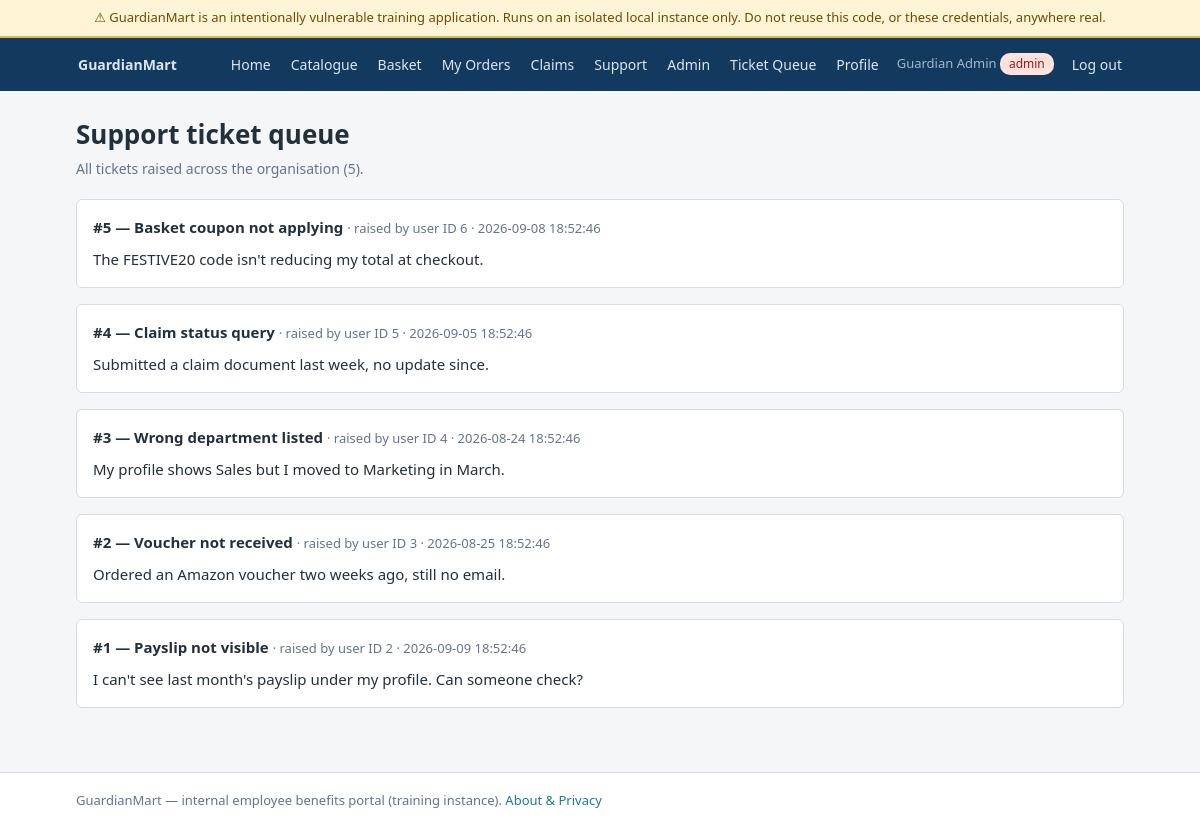
/support/admin (signed in), run on the app's committed database.
### tables this page shows
CREATE TABLE users (
            id INTEGER PRIMARY KEY AUTOINCREMENT,
            name TEXT NOT NULL,
            email TEXT NOT NULL UNIQUE,
            password TEXT NOT NULL,             -- plaintext, on purpose: A04 / A05a / A07a
            department TEXT,
            phone TEXT,
            role TEXT NOT NULL DEFAULT 'user'    -- 'user' or 'admin'
        );

CREATE TABLE tickets (
            id INTEGER PRIMARY KEY AUTOINCREMENT,
            user_id INTEGER NOT NULL,
            subject TEXT,
            message TEXT,                         -- rendered with |safe on /support/admin: A05b
            created_at TEXT
        );

### app.py (the view)
@app.route("/support/admin")
@login_required
def support_admin():
    sess = current_session()
    if sess["role"] != "admin":
        abort(403)
    tickets = db.get_all_tickets()
    return render_template("support_admin.html", tickets=tickets, xss_flag=FLAGS["A05_XSS"])

### app.py (called while the page is built)
def parse_session_cookie(raw):
    if not raw:
        return None
    parts = {}
    for chunk in raw.split("|"):
        if ":" not in chunk:
            return None
        k, v = chunk.split(":", 1)
        parts[k] = v
    if "user_id" not in parts or "role" not in parts:
        return None
    try:
        parts["user_id"] = int(parts["user_id"])
    except ValueError:
        return None
    return parts

def current_session():
    return parse_session_cookie(request.cookies.get("gm_session"))

def current_user_row():
    sess = current_session()
    if not sess:
        return None
    return db.get_user_by_id(sess["user_id"])

def login_required(view):
    @wraps(view)
    def wrapped(*args, **kwargs):
        if current_session() is None:
            return redirect(url_for("login"))
        return view(*args, **kwargs)
    return wrapped

@app.context_processor
def inject_globals():
    return {
        "training_banner": TRAINING_BANNER,
        "logged_in_user": current_user_row(),
        "logged_in_session": current_session(),
    }

### db.py (called while the page is built)
def get_db():
    conn = sqlite3.connect(DB_PATH)
    conn.row_factory = sqlite3.Row
    conn.execute("PRAGMA foreign_keys = ON")
    return conn

def get_user_by_id(user_id):
    conn = get_db()
    row = conn.execute("SELECT * FROM users WHERE id = ?", (user_id,)).fetchone()
    conn.close()
    return row

def get_all_tickets():
    conn = get_db()
    rows = conn.execute("SELECT * FROM tickets ORDER BY id DESC").fetchall()
    conn.close()
    return rows

### templates/support_admin.html (shortened to what this page needs)
{% extends "base.html" %}
{% block content %}
<h1>Support ticket queue</h1>
<p class="page-sub">All tickets raised across the organisation ({{ tickets|length }}).</p>
  {% set flag_value = xss_flag %}
  {% set flag_note = 'A stored payload just executed in the helpdesk agent\'s browser. The ticket text is rendered with autoescaping disabled.' %}
{% if tickets %}
  {% for t in tickets %}
    <div class="card">
      <div class="card-title">
        #{{ t.id }} &mdash; {{ t.subject }}
        <span class="muted" style="font-weight:400;">
          &middot; raised by user ID {{ t.user_id }} &middot; {{ t.created_at }}
        </span>
      </div>
      <div class="ticket-body">{{ t.message|safe }}</div>
    </div>
  {% endfor %}
{% else %}
  <div class="card empty-state">No tickets in the queue.</div>
{% endif %}
{% endblock %}

### templates/base.html (shortened to what this page needs)
<!DOCTYPE html>
<html lang="en">
<head>
  <link rel="stylesheet" href="{{ url_for('static', filename='css/app.css') }}">
</head>
<body>
<div class="training-banner">{{ training_banner }}</div>
<nav class="navbar">
  <div class="container">
    <a class="navbar-brand" href="{{ url_for('home') }}">GuardianMart</a>
    <a href="{{ url_for('home') }}">Home</a>
    <a href="{{ url_for('products') }}">Catalogue</a>
    {% if logged_in_session %}
      <a href="{{ url_for('basket') }}">Basket</a>
      <a href="{{ url_for('orders') }}">My Orders</a>
      <a href="{{ url_for('claims') }}">Claims</a>
      <a href="{{ url_for('support') }}">Support</a>
      {% if logged_in_session.role == 'admin' %}
        <a href="{{ url_for('admin_panel') }}">Admin</a>
        <a href="{{ url_for('support_admin') }}">Ticket Queue</a>
      {% endif %}
      <a href="{{ url_for('profile') }}">Profile</a>
      <span class="nav-user">
        {{ logged_in_user.name if logged_in_user else 'Unknown user' }}
        {% if logged_in_session.role == 'admin' %}<span class="pill pill-admin">admin</span>{% endif %}
      </span>
      <a href="{{ url_for('logout') }}">Log out</a>
    {% else %}
      <a href="{{ url_for('about') }}">About</a>
      <a href="{{ url_for('login') }}">Log in</a>
      <a href="{{ url_for('register') }}">Register</a>
    {% endif %}
  </div>
</nav>
<main>
  <div class="container">
    {% block content %}{% endblock %}
  </div>
</main>
<footer>
  <div class="container">
    GuardianMart &mdash; internal employee benefits portal (training instance).
    <a href="{{ url_for('about') }}">About &amp; Privacy</a>
  </div>
</footer>
</body>
</html>

### static/css/app.css (style rules this page uses)
:root { --gm-navy: #123a5e; --gm-navy-dark: #0d2a44; --gm-accent: #1d7a8c; --gm-bg: #f4f6f8; --gm-border: #d6dce2; --gm-text: #22303c; --gm-muted: #64748b; --gm-warn-bg: #fff4d6; --gm-warn-border: #e0b64a; --gm-flag-bg: #e8f7ee; --gm-flag-border: #2f9e5e; --gm-danger: #b3261e; }
* { box-sizing: border-box; }
body { margin: 0; font-family: "Segoe UI", Roboto, Helvetica, Arial, sans-serif; font-size: 15px; line-height: 1.5; color: var(--gm-text); background: var(--gm-bg); }
a { color: var(--gm-accent); text-decoration: none; }
.container { max-width: 1080px; margin: 0 auto; padding: 0 16px; }
.training-banner { background: var(--gm-warn-bg); border-bottom: 2px solid var(--gm-warn-border); color: #6b4c00; font-size: 13px; padding: 8px 16px; text-align: center; }
.navbar { background: var(--gm-navy); color: #fff; }
.navbar .container { display: flex; align-items: center; flex-wrap: wrap; gap: 4px 16px; padding: 12px 16px; }
.navbar-brand { font-size: 20px; font-weight: 700; color: #fff; margin-right: auto; }
.navbar a { color: #dce6f0; padding: 4px 2px; font-size: 14px; }
.navbar .nav-user { color: #9fb8cf; font-size: 13px; }
main { padding: 24px 0 48px; }
h1 { font-size: 26px; margin: 0 0 4px; }
.page-sub { color: var(--gm-muted); margin: 0 0 20px; font-size: 14px; }
.card { background: #fff; border: 1px solid var(--gm-border); border-radius: 6px; padding: 16px; margin-bottom: 16px; }
.card-title { font-weight: 600; margin-bottom: 10px; }
.muted { color: var(--gm-muted); font-size: 13px; }
.pill { display: inline-block; background: #e7edf3; border-radius: 10px; padding: 2px 9px; font-size: 12px; color: var(--gm-navy); }
.pill-admin { background: #ffe1de; color: #8e1e18; }
footer { border-top: 1px solid var(--gm-border); background: #fff; padding: 18px 0; font-size: 13px; color: var(--gm-muted); }

### data on the page
users: name "Guardian Admin"
tickets: id "5", subject "Basket coupon not applying", user_id "6", created_at "2026-09-08 18:52:46", message "The FESTIVE20 code isn't reducing my total at checkout."
tickets: id "4", subject "Claim status query", user_id "5", created_at "2026-09-05 18:52:46", message "Submitted a claim document last week, no update since."
tickets: id "3", subject "Wrong department listed", user_id "4", created_at "2026-08-24 18:52:46", message "My profile shows Sales but I moved to Marketing in March."
tickets: id "2", subject "Voucher not received", user_id "3", created_at "2026-08-25 18:52:46", message "Ordered an Amazon voucher two weeks ago, still no email."
tickets: id "1", subject "Payslip not visible", user_id "2", created_at "2026-09-09 18:52:46", message "I can't see last month's payslip under my profile. Can someone check?"

### other printed values
{{ training_banner }} "⚠ GuardianMart is an intentionally vulnerable training application. Runs on an isolated local instance only. Do not reuse this code, or these credentials, anywhere real."
{{ tickets|length }} "5"
